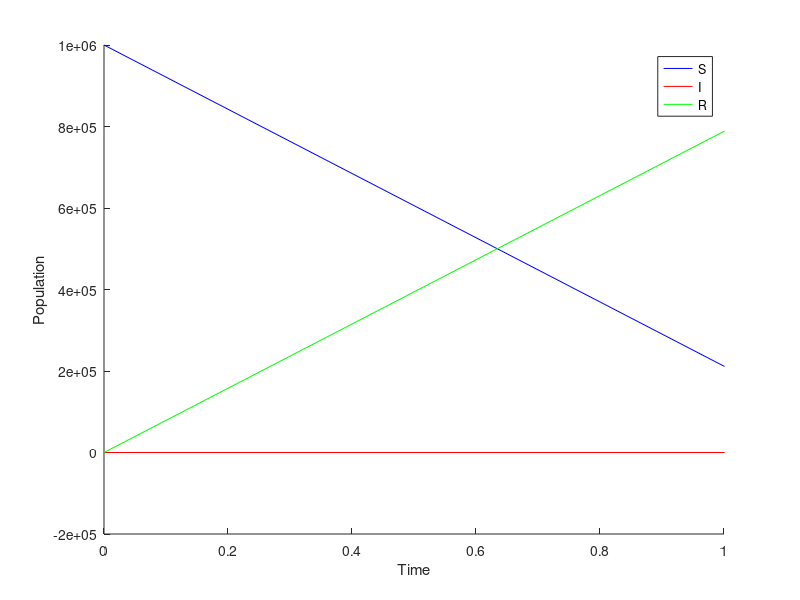

Reproduce this figure in MATLAB.
function SIR_model()
        % is infectious for 4 days
        beta = 0.4*365;
        gamma = 0.2*365;
        
        % avg lifespan is 70 years
        % 70*365 days
        % 1/70*365 in one day
        mu = 1/70;
        b = mu;
        % 400 years 
        tspan = 0:1:400;

        N = 10e5;
        S0 = 10e5 - 1;
        I0 = 1;
        R0 = 0;
        r_0 = beta/gamma;
        y0 = [S0 I0 R0];
        dydt = @(t, y) [-beta*y(2)/N*y(1) - mu*y(1) + b*N, -gamma*y(2) + beta*y(2)/N*y(1) - mu*y(2), gamma*y(2) - mu*y(3)]';
        % 1 2 3
        % S I R
        [t, y] = ode45(dydt, tspan, y0);
        hold on;
        plot(t, y(:, 1), 'b');
        plot(t, y(:, 2), 'r');
        plot(t, y(:, 3), 'g');
        xlabel('Time');
        ylabel('Population');
        legend('S', 'I', 'R', 'r_eff');
	xlim([0 1]);
end

SIR_model()
